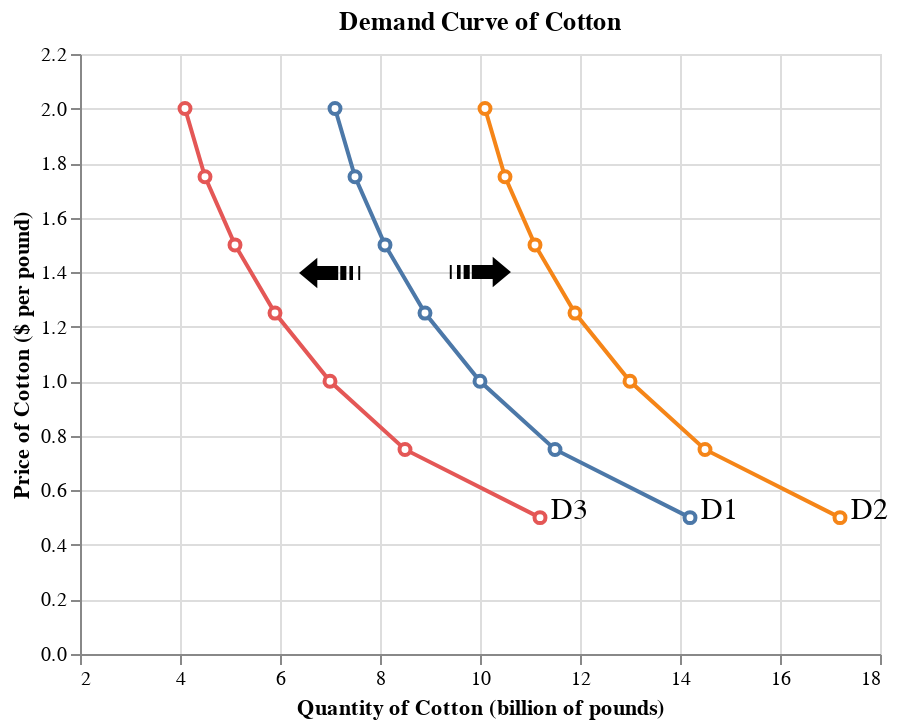

The notebook cell this image was saved under:
### Markdown cell above
### Shifts in Demand

> When the *ceteris paribus* assumption is dropped, movement no longer occurs along the demand curve. The entire demand curve shifts, which means the quantity demanded changes at any given price.

### Code cell
df_demand['quantity2'] = df_demand['quantity'] + 3
df_demand['quantity3'] = df_demand['quantity'] - 3
df_demand_fig = pd.melt(df_demand, id_vars=['price'], value_vars=['quantity', 'quantity2', 'quantity3'])
fig2 = alt.Chart(df_demand_fig).mark_line(point=alt.OverlayMarkDef(filled=False, fill='white')).encode(
    alt.X('value', title='Quantity of Cotton (billion of pounds)', scale=alt.Scale(domain=[3,18])),
    alt.Y('price', title='Price of Cotton ($ per pound)', scale=alt.Scale(domain=[0,2.2])),
    alt.Color('variable', legend=None)
).properties(title='Demand Curve of Cotton')

text1 = alt.Chart({'values':[{'x': 14.8, 'y': 0.53}]}).mark_text(
    text='D1',
    fontSize=15
).encode(x='x:Q', y='y:Q')

text2 = alt.Chart({'values':[{'x': 17.8, 'y': 0.53}]}).mark_text(
    text='D2',
    fontSize=15
).encode(x='x:Q', y='y:Q')

text3 = alt.Chart({'values':[{'x': 11.8, 'y': 0.53}]}).mark_text(
    text='D3',
    fontSize=15
).encode(x='x:Q', y='y:Q')

text4 = alt.Chart({'values':[{'x': 10, 'y': 1.385}]}).mark_text(
    text='➟',
    fontSize=40
).encode(x='x:Q', y='y:Q')

text5 = alt.Chart({'values':[{'x': 7, 'y': 1.41}]}).mark_text(
    text='➟',
    fontSize=40,
    angle=180 
).encode(x='x:Q', y='y:Q')

fig2+text1+text2+text3+text4+text5

### Figure 1 — Vega-Lite specification as saved in the notebook (floating-point values rounded to 4 significant figures)
{"config": {"view": {"continuousWidth": 400, "continuousHeight": 300}}, "layer": [{"data": {"name": "data-130dbeb3beee45e8d26eb8ff306d806e"}, "mark": {"type": "line", "point": {"fill": "white", "filled": false}}, "encoding": {"color": {"type": "nominal", "field": "variable", "legend": null}, "x": {"type": "quantitative", "field": "value", "scale": {"domain": [3, 18]}, "title": "Quantity of Cotton (billion of pounds)"}, "y": {"type": "quantitative", "field": "price", "scale": {"domain": [0, 2.2]}, "title": "Price of Cotton ($ per pound)"}}, "title": "Demand Curve of Cotton"}, {"data": {"name": "data-fb117b2b88435d3de64457e11dba13ed"}, "mark": {"type": "text", "fontSize": 15, "text": "D1"}, "encoding": {"x": {"type": "quantitative", "field": "x"}, "y": {"type": "quantitative", "field": "y"}}}, {"data": {"name": "data-83d2081b03a13643c9b4b058c4afee1e"}, "mark": {"type": "text", "fontSize": 15, "text": "D2"}, "encoding": {"x": {"type": "quantitative", "field": "x"}, "y": {"type": "quantitative", "field": "y"}}}, {"data": {"name": "data-9d30851d63e02f659e4c4e7023f0645f"}, "mark": {"type": "text", "fontSize": 15, "text": "D3"}, "encoding": {"x": {"type": "quantitative", "field": "x"}, "y": {"type": "quantitative", "field": "y"}}}, {"data": {"name": "data-b6355ffa4b12057feed568e3541f5ad6"}, "mark": {"type": "text", "fontSize": 40, "text": "➟"}, "encoding": {"x": {"type": "quantitative", "field": "x"}, "y": {"type": "quantitative", "field": "y"}}}, {"data": {"name": "data-bd81fc6837d11eb1547f2ff699464ea8"}, "mark": {"type": "text", "angle": 180, "fontSize": 40, "text": "➟"}, "encoding": {"x": {"type": "quantitative", "field": "x"}, "y": {"type": "quantitative", "field": "y"}}}], "$schema": "https://vega.github.io/schema/vega-lite/v4.8.1.json", "datasets": {"data-130dbeb3beee45e8d26eb8ff306d806e": [{"price": 2.0, "variable": "quantity", "value": 7.1}, {"price": 1.75, "variable": "quantity", "value": 7.5}, {"price": 1.5, "variable": "quantity", "value": 8.1}, {"price": 1.25, "variable": "quantity", "value": 8.9}, {"price": 1.0, "variable": "quantity", "value": 10.0}, {"price": 0.75, "variable": "quantity", "value": 11.5}, {"price": 0.5, "variable": "quantity", "value": 14.2}, {"price": 2.0, "variable": "quantity2", "value": 10.1}, {"price": 1.75, "variable": "quantity2", "value": 10.5}, {"price": 1.5, "variable": "quantity2", "value": 11.1}, {"price": 1.25, "variable": "quantity2", "value": 11.9}, {"price": 1.0, "variable": "quantity2", "value": 13.0}, {"price": 0.75, "variable": "quantity2", "value": 14.5}, {"price": 0.5, "variable": "quantity2", "value": 17.2}, {"price": 2.0, "variable": "quantity3", "value": 4.1}, {"price": 1.75, "variable": "quantity3", "value": 4.5}, {"price": 1.5, "variable": "quantity3", "value": 5.1}, {"price": 1.25, "variable": "quantity3", "value": 5.9}, {"price": 1.0, "variable": "quantity3", "value": 7.0}, {"price": 0.75, "variable": "quantity3", "value": 8.5}, {"price": 0.5, "variable": "quantity3", "value": 11.2}], "data-fb117b2b88435d3de64457e11dba13ed": [{"x": 14.8, "y": 0.53}], "data-83d2081b03a13643c9b4b058c4afee1e": [{"x": 17.8, "y": 0.53}], "data-9d30851d63e02f659e4c4e7023f0645f": [{"x": 11.8, "y": 0.53}], "data-b6355ffa4b12057feed568e3541f5ad6": [{"x": 10, "y": 1.385}], "data-bd81fc6837d11eb1547f2ff699464ea8": [{"x": 7, "y": 1.41}]}}
